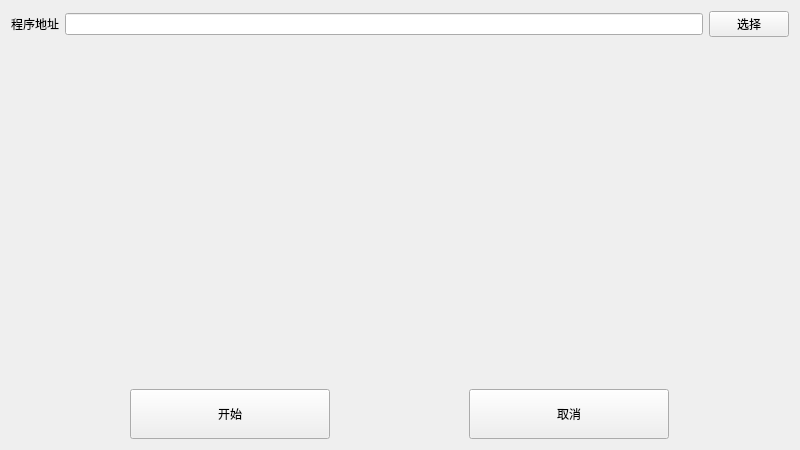
<?xml version="1.0" encoding="UTF-8"?>
<ui version="4.0">
 <class>RemoveCommitWindow</class>
 <widget class="QWidget" name="RemoveCommitWindow">
  <property name="geometry">
   <rect>
    <x>0</x>
    <y>0</y>
    <width>800</width>
    <height>450</height>
   </rect>
  </property>
  <property name="windowTitle">
   <string>Form</string>
  </property>
  <layout class="QVBoxLayout" name="verticalLayout_2" stretch="1,2,1">
   <item>
    <layout class="QHBoxLayout" name="horizontalLayout">
     <item>
      <widget class="QLabel" name="labelDir">
       <property name="text">
        <string>程序地址</string>
       </property>
      </widget>
     </item>
     <item>
      <widget class="QLineEdit" name="lineEditDir"/>
     </item>
     <item>
      <widget class="QPushButton" name="pushButtonDir">
       <property name="minimumSize">
        <size>
         <width>80</width>
         <height>0</height>
        </size>
       </property>
       <property name="text">
        <string>选择</string>
       </property>
      </widget>
     </item>
    </layout>
   </item>
   <item>
    <layout class="QVBoxLayout" name="verticalLayout" stretch="1,3">
     <item>
      <widget class="QLabel" name="labelInfo">
       <property name="text">
        <string/>
       </property>
       <property name="alignment">
        <set>Qt::AlignCenter</set>
       </property>
      </widget>
     </item>
     <item>
      <layout class="QHBoxLayout" name="horizontalLayout_3" stretch="1,1,1">
       <item>
        <widget class="QLabel" name="labelLayout1">
         <property name="text">
          <string/>
         </property>
        </widget>
       </item>
       <item>
        <widget class="QLabel" name="labelProcess">
         <property name="sizePolicy">
          <sizepolicy hsizetype="Preferred" vsizetype="Preferred">
           <horstretch>0</horstretch>
           <verstretch>0</verstretch>
          </sizepolicy>
         </property>
         <property name="minimumSize">
          <size>
           <width>150</width>
           <height>150</height>
          </size>
         </property>
         <property name="maximumSize">
          <size>
           <width>16777215</width>
           <height>16777215</height>
          </size>
         </property>
         <property name="baseSize">
          <size>
           <width>0</width>
           <height>0</height>
          </size>
         </property>
         <property name="text">
          <string/>
         </property>
         <property name="alignment">
          <set>Qt::AlignCenter</set>
         </property>
        </widget>
       </item>
       <item>
        <widget class="QLabel" name="labelLayout1_2">
         <property name="text">
          <string/>
         </property>
        </widget>
       </item>
      </layout>
     </item>
    </layout>
   </item>
   <item>
    <layout class="QHBoxLayout" name="horizontalLayout_2">
     <property name="spacing">
      <number>20</number>
     </property>
     <item>
      <widget class="QPushButton" name="pushButtonStart">
       <property name="minimumSize">
        <size>
         <width>0</width>
         <height>50</height>
        </size>
       </property>
       <property name="maximumSize">
        <size>
         <width>200</width>
         <height>16777215</height>
        </size>
       </property>
       <property name="text">
        <string>开始</string>
       </property>
      </widget>
     </item>
     <item>
      <widget class="QPushButton" name="pushButtonCancel">
       <property name="minimumSize">
        <size>
         <width>0</width>
         <height>50</height>
        </size>
       </property>
       <property name="maximumSize">
        <size>
         <width>200</width>
         <height>16777215</height>
        </size>
       </property>
       <property name="text">
        <string>取消</string>
       </property>
      </widget>
     </item>
    </layout>
   </item>
  </layout>
 </widget>
 <resources/>
 <connections/>
</ui>
